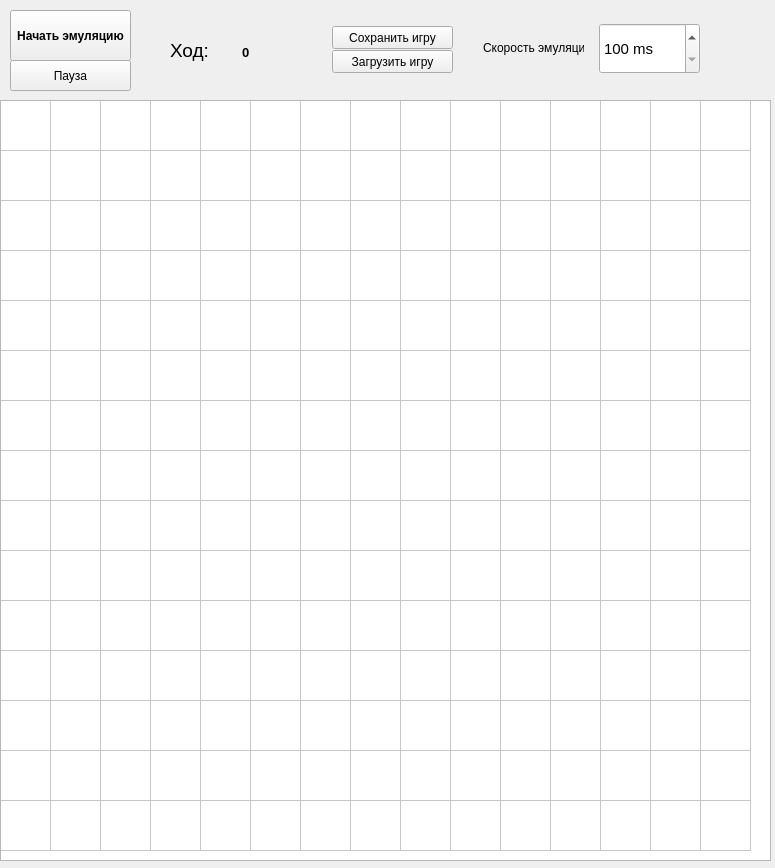
<?xml version="1.0" encoding="UTF-8"?>
<ui version="4.0">
 <class>MainWindow</class>
 <widget class="QMainWindow" name="MainWindow">
  <property name="geometry">
   <rect>
    <x>0</x>
    <y>0</y>
    <width>775</width>
    <height>868</height>
   </rect>
  </property>
  <property name="windowTitle">
   <string>Волки против овец</string>
  </property>
  <property name="windowIcon">
   <iconset resource="paint.qrc">
    <normaloff>:/new/prefix1/paint1.PNG</normaloff>:/new/prefix1/paint1.PNG</iconset>
  </property>
  <widget class="QWidget" name="centralWidget">
   <widget class="QTableWidget" name="tableWidget">
    <property name="geometry">
     <rect>
      <x>0</x>
      <y>100</y>
      <width>771</width>
      <height>761</height>
     </rect>
    </property>
    <property name="autoScroll">
     <bool>true</bool>
    </property>
    <property name="editTriggers">
     <set>QAbstractItemView::NoEditTriggers</set>
    </property>
    <property name="selectionMode">
     <enum>QAbstractItemView::NoSelection</enum>
    </property>
    <property name="iconSize">
     <size>
      <width>30</width>
      <height>30</height>
     </size>
    </property>
    <property name="showGrid">
     <bool>true</bool>
    </property>
    <property name="rowCount">
     <number>15</number>
    </property>
    <property name="columnCount">
     <number>15</number>
    </property>
    <attribute name="horizontalHeaderVisible">
     <bool>false</bool>
    </attribute>
    <attribute name="horizontalHeaderDefaultSectionSize">
     <number>50</number>
    </attribute>
    <attribute name="horizontalHeaderHighlightSections">
     <bool>false</bool>
    </attribute>
    <attribute name="verticalHeaderVisible">
     <bool>false</bool>
    </attribute>
    <attribute name="verticalHeaderDefaultSectionSize">
     <number>50</number>
    </attribute>
    <attribute name="verticalHeaderHighlightSections">
     <bool>false</bool>
    </attribute>
    <row/>
    <row/>
    <row/>
    <row/>
    <row/>
    <row/>
    <row/>
    <row/>
    <row/>
    <row/>
    <row/>
    <row/>
    <row/>
    <row/>
    <row/>
    <column/>
    <column/>
    <column/>
    <column/>
    <column/>
    <column/>
    <column/>
    <column/>
    <column/>
    <column/>
    <column/>
    <column/>
    <column/>
    <column/>
    <column/>
   </widget>
   <widget class="QLabel" name="label">
    <property name="geometry">
     <rect>
      <x>242</x>
      <y>46</y>
      <width>46</width>
      <height>13</height>
     </rect>
    </property>
    <property name="font">
     <font>
      <pointsize>10</pointsize>
      <weight>75</weight>
      <bold>true</bold>
     </font>
    </property>
    <property name="text">
     <string>0</string>
    </property>
   </widget>
   <widget class="QPushButton" name="But_start">
    <property name="geometry">
     <rect>
      <x>10</x>
      <y>10</y>
      <width>121</width>
      <height>51</height>
     </rect>
    </property>
    <property name="font">
     <font>
      <weight>75</weight>
      <bold>true</bold>
     </font>
    </property>
    <property name="text">
     <string>Начать эмуляцию</string>
    </property>
   </widget>
   <widget class="QPushButton" name="But_stop">
    <property name="geometry">
     <rect>
      <x>10</x>
      <y>60</y>
      <width>121</width>
      <height>31</height>
     </rect>
    </property>
    <property name="text">
     <string>Пауза</string>
    </property>
   </widget>
   <widget class="QLabel" name="label_2">
    <property name="geometry">
     <rect>
      <x>170</x>
      <y>40</y>
      <width>46</width>
      <height>21</height>
     </rect>
    </property>
    <property name="font">
     <font>
      <pointsize>14</pointsize>
     </font>
    </property>
    <property name="text">
     <string>Ход:</string>
    </property>
   </widget>
   <widget class="QPushButton" name="But_save">
    <property name="geometry">
     <rect>
      <x>332</x>
      <y>26</y>
      <width>121</width>
      <height>23</height>
     </rect>
    </property>
    <property name="text">
     <string>Сохранить игру</string>
    </property>
   </widget>
   <widget class="QPushButton" name="But_load">
    <property name="geometry">
     <rect>
      <x>332</x>
      <y>50</y>
      <width>121</width>
      <height>23</height>
     </rect>
    </property>
    <property name="text">
     <string>Загрузить игру</string>
    </property>
   </widget>
   <widget class="QSpinBox" name="spinBox">
    <property name="geometry">
     <rect>
      <x>599</x>
      <y>23</y>
      <width>101</width>
      <height>51</height>
     </rect>
    </property>
    <property name="font">
     <font>
      <pointsize>11</pointsize>
     </font>
    </property>
    <property name="cursor">
     <cursorShape>ArrowCursor</cursorShape>
    </property>
    <property name="suffix">
     <string> ms</string>
    </property>
    <property name="minimum">
     <number>100</number>
    </property>
    <property name="maximum">
     <number>5000</number>
    </property>
    <property name="singleStep">
     <number>100</number>
    </property>
   </widget>
   <widget class="QLabel" name="label_3">
    <property name="geometry">
     <rect>
      <x>483</x>
      <y>40</y>
      <width>101</width>
      <height>16</height>
     </rect>
    </property>
    <property name="text">
     <string>Скорость эмуляции:</string>
    </property>
   </widget>
  </widget>
 </widget>
 <layoutdefault spacing="6" margin="11"/>
 <resources>
  <include location="paint.qrc"/>
 </resources>
 <connections/>
</ui>
